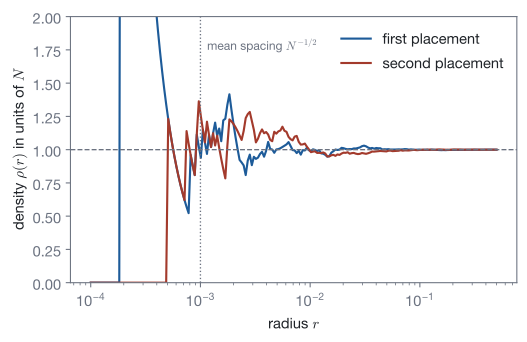

The script that drew this image:
"""Density counted in discs of growing radius, for two independent placements of 10^6 points (Charbonneau, Sec. 1.2)."""
import os
import sys

sys.path.insert(0, os.path.join(os.path.dirname(os.path.abspath(__file__)), "..", "..", "..", "_filters"))
from figstyle import *  # noqa: E402,F403

import numpy as np  # noqa: E402

N = 10**6
radii = np.logspace(-4, np.log10(0.5), 200)
fig, ax = plt.subplots(figsize=(6, 3.6))
for seed, colour, label in [(1, ACCENT, "first placement"), (2, STATEMENT, "second placement")]:
    points = np.random.default_rng(seed).random((N, 2))
    distances = np.sort(np.hypot(points[:, 0] - 0.5, points[:, 1] - 0.5))
    counts = np.searchsorted(distances, radii, side="right")
    ax.plot(radii, counts / (np.pi * radii**2) / N, color=colour, lw=1.6, label=label)
ax.axhline(1.0, color=MUTED, lw=1, ls="--")
ax.axvline(N ** -0.5, color=MUTED, lw=1, ls=":")
ax.text(N ** -0.5 * 1.15, 1.75, r"mean spacing $N^{-1/2}$", color=MUTED, fontsize=9)
ax.set_xscale("log")
ax.set_ylim(0, 2.0)
ax.set_xlabel(r"radius $r$")
ax.set_ylabel(r"density $\rho(r)$ in units of $N$")
ax.legend(frameon=False, loc="upper right")
save_figure(fig, "micro_macro_density")
